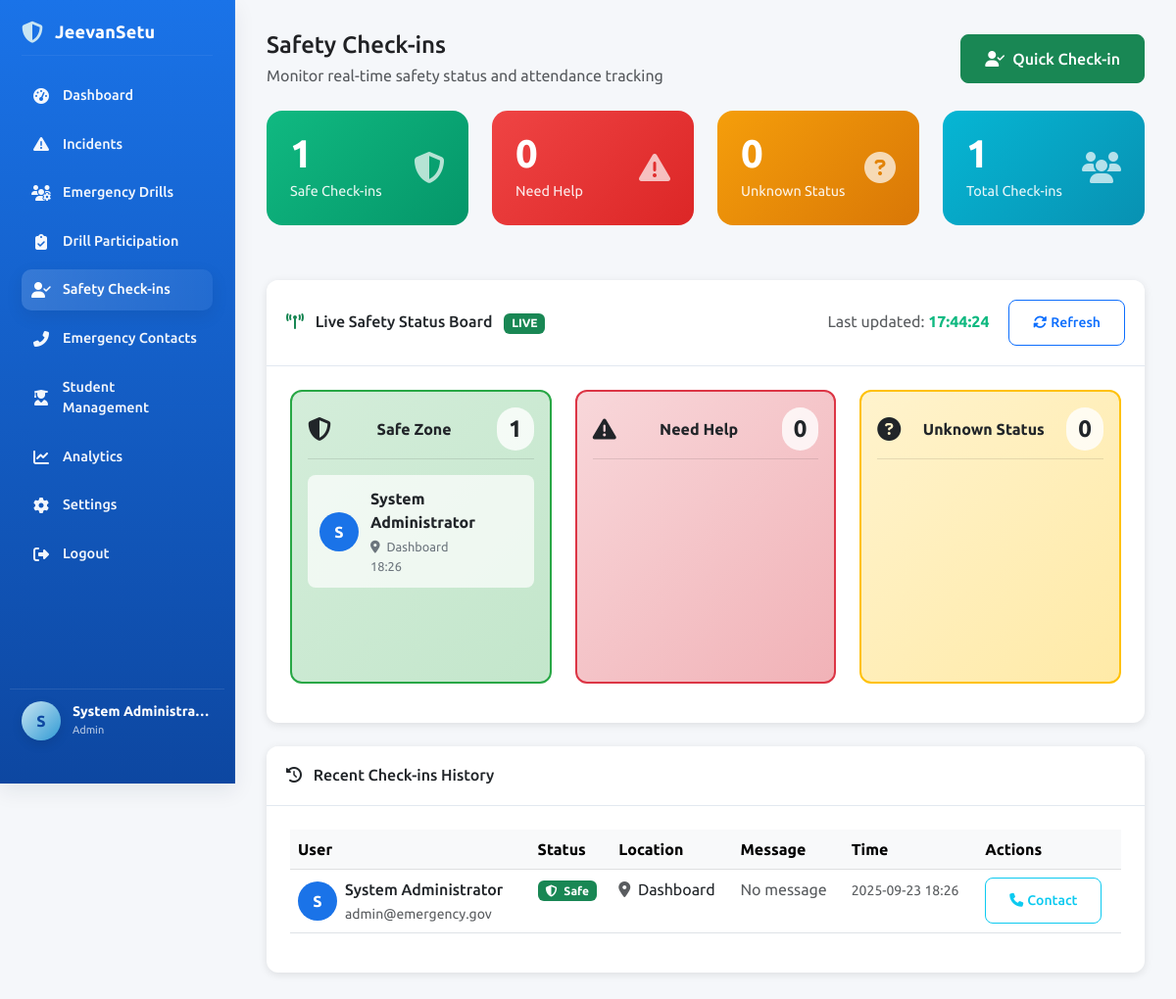
The page /attendance (signed in) on the database as committed earlier.
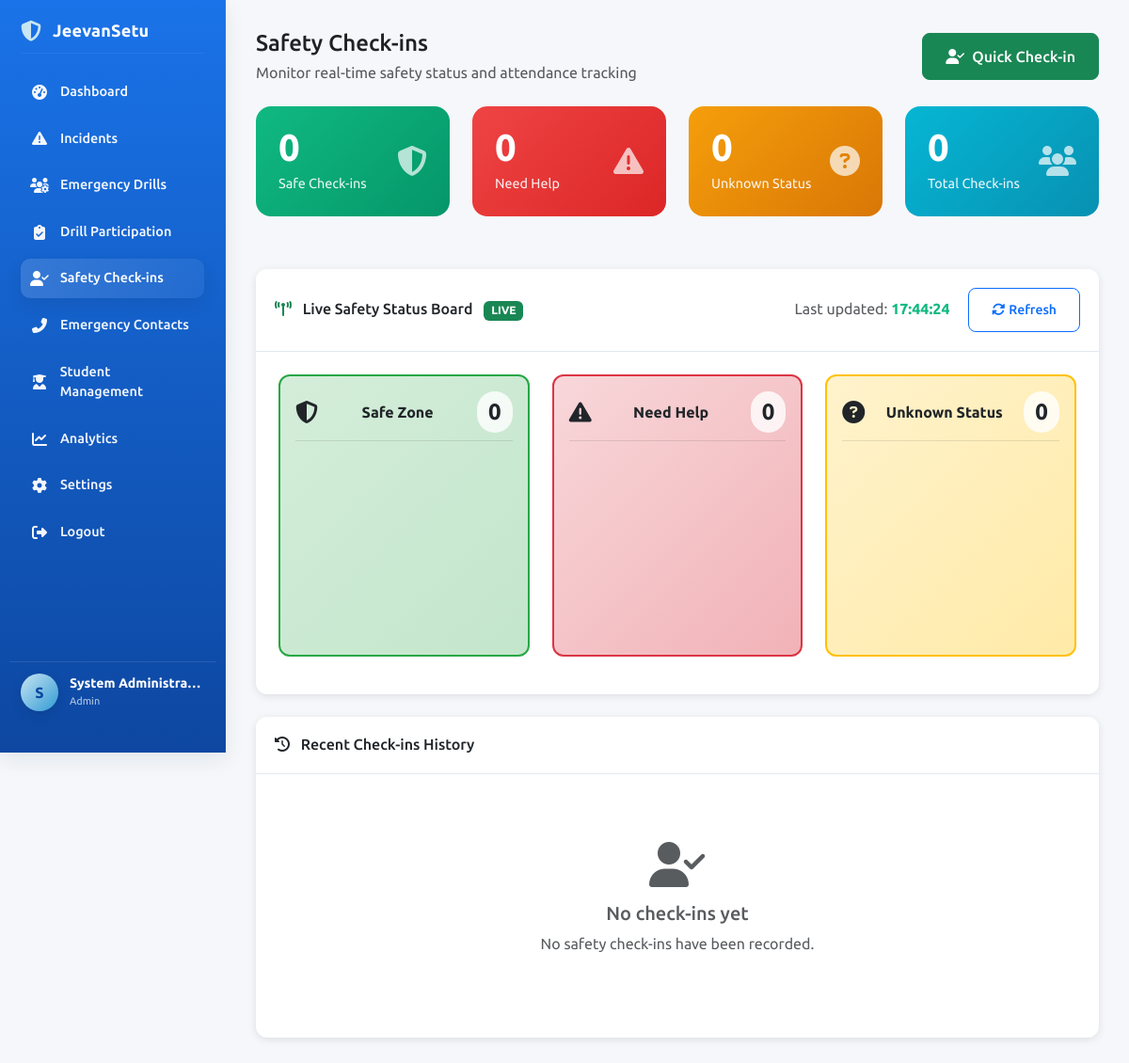
The same page on the database as committed later.
### app.py (models this page shows)
class User(db.Model):
    id = db.Column(db.Integer, primary_key=True)
    name = db.Column(db.String(100), nullable=False)
    email = db.Column(db.String(120), unique=True, nullable=False)
    password_hash = db.Column(db.String(128))
    role = db.Column(db.String(20), nullable=False)  # admin, spoc, responder, student
    created_at = db.Column(db.DateTime, default=datetime.utcnow)

class Checkin(db.Model):
    id = db.Column(db.Integer, primary_key=True)
    incident_id = db.Column(db.Integer, db.ForeignKey('incident.id'))
    user_id = db.Column(db.Integer, db.ForeignKey('user.id'), nullable=False)
    status = db.Column(db.String(20), nullable=False)  # safe, stuck, unknown
    location = db.Column(db.String(200))
    message = db.Column(db.Text)
    created_at = db.Column(db.DateTime, default=datetime.utcnow)
    user = db.relationship('User', backref='checkins')
    incident = db.relationship('Incident', backref='checkins')

### app.py (the view)
@app.route('/attendance')
@login_required
def attendance():
    checkins = Checkin.query.order_by(Checkin.created_at.desc()).all()
    safe_count = len([c for c in checkins if c.status == 'safe'])
    stuck_count = len([c for c in checkins if c.status == 'stuck'])
    unknown_count = len([c for c in checkins if c.status == 'unknown'])
    stats = {
        'safe': safe_count,
        'stuck': stuck_count,
        'unknown': unknown_count,
        'total': len(checkins)
    }
    return render_template('attendance_new.html', checkins=checkins, stats=stats)

### app.py (called while the page is built)
def login_required(f):
    @wraps(f)
    def decorated_function(*args, **kwargs):
        if 'user_id' not in session:
            return redirect(url_for('login'))
        return f(*args, **kwargs)
    return decorated_function

### templates/attendance_new.html (shortened to what the changed rows need)
{% extends "base_new.html" %}
{% block content %}
<div class="row mb-4">
    <div class="col-xl-3 col-md-6 mb-3">
        <div class="stats-card success">
            <div class="d-flex justify-content-between align-items-center">
                <div>
                    <div class="stats-number">{{ stats.safe }}</div>
                    <div class="stats-label">Safe Check-ins</div>
                </div>
            </div>
        </div>
    </div>
    <div class="col-xl-3 col-md-6 mb-3">
        <div class="stats-card info">
            <div class="d-flex justify-content-between align-items-center">
                <div>
                    <div class="stats-number">{{ stats.total }}</div>
                    <div class="stats-label">Total Check-ins</div>
                </div>
            </div>
        </div>
    </div>
</div>
<div class="row mb-4">
    <div class="col-12">
        <div class="card">
            <div class="card-body">
                <div class="row">
                    <div class="col-md-4">
                        <div class="safety-zone safe-zone">
                            <div class="zone-header">
                                <i class="fas fa-shield-alt"></i>
                                <h6>Safe Zone</h6>
                                <span class="zone-count">{{ stats.safe }}</span>
                            </div>
                            <div class="zone-content">
                                {% for checkin in checkins if checkin.status == 'safe' %}
                                <div class="status-item">
                                    <div class="status-avatar">
                                        {{ checkin.user.name[0].upper() if checkin.user else 'U' }}
                                    </div>
                                    <div class="status-info">
                                        <div class="status-name">{{ checkin.user.name if checkin.user else 'Unknown User' }}</div>
                                        <div class="status-location">
                                            <i class="fas fa-map-marker-alt me-1"></i>
                                            {{ checkin.location or 'Location not specified' }}
                                        </div>
                                        <div class="status-time">{{ checkin.created_at.strftime('%H:%M') }}</div>
                                    </div>
                                </div>
                                {% endfor %}
                            </div>
                        </div>
                    </div>
                </div>
            </div>
        </div>
    </div>
</div>
<div class="row">
    <div class="col-12">
        <div class="card">
            <div class="card-body">
                {% if checkins %}
                <div class="table-responsive">
                    <table class="table table-hover">
                        <thead class="table-light">
                            <tr>
                                <th>User</th>
                                <th>Status</th>
                                <th>Location</th>
                                <th>Message</th>
                                <th>Time</th>
                                <th>Actions</th>
                            </tr>
                        </thead>
                        <tbody>
                            {% for checkin in checkins[:20] %}
                            <tr>
                                <td>
                                    <div class="d-flex align-items-center">
                                        <div class="status-avatar me-2">
                                            {{ checkin.user.name[0].upper() if checkin.user else 'U' }}
                                        </div>
                                        <div>
                                            <div class="fw-medium">{{ checkin.user.name if checkin.user else 'Unknown User' }}</div>
                                            <small class="text-muted">{{ checkin.user.email if checkin.user else 'No email' }}</small>
                                        </div>
                                    </div>
                                </td>
                                <td>
                                    <span class="badge bg-{% if checkin.status == 'safe' %}success{% elif checkin.status == 'stuck' %}danger{% else %}warning{% endif %}">
                                        <i class="fas fa-{% if checkin.status == 'safe' %}shield-alt{% elif checkin.status == 'stuck' %}exclamation-triangle{% else %}question-circle{% endif %} me-1"></i>
                                        {{ checkin.status.title() }}
                                    </span>
                                </td>
                                <td>
                                    <i class="fas fa-map-marker-alt text-muted me-1"></i>
                                    {{ checkin.location or 'Not specified' }}
                                </td>
                                <td>
                                    {% if checkin.message %}
                                        <span class="text-truncate" style="max-width: 200px;" title="{{ checkin.message }}">
                                            {{ checkin.message }}
                                        </span>
                                    {% else %}
                                        <span class="text-muted">No message</span>
                                    {% endif %}
                                </td>
                                <td>
                                    <small class="text-muted">
                                        {{ checkin.created_at.strftime('%Y-%m-%d %H:%M') }}
                                    </small>
                                </td>
                                <td>
                                    {% if checkin.status == 'stuck' %}
                                    <button class="btn btn-outline-danger btn-sm" onclick="respondToHelp({{ checkin.id }})">
                                        <i class="fas fa-life-ring me-1"></i>Respond
                                    </button>
                                    {% else %}
                                    <button class="btn btn-outline-info btn-sm" onclick="contactUser({{ checkin.user.id if checkin.user else 0 }})">
                                        <i class="fas fa-phone me-1"></i>Contact
                                    </button>
                                    {% endif %}
                                </td>
                            </tr>
                            {% endfor %}
                        </tbody>
                    </table>
                </div>
                {% else %}
                <div class="text-center py-5">
                    <i class="fas fa-user-check fa-3x text-muted mb-3"></i>
                    <h5 class="text-muted">No check-ins yet</h5>
                    <p class="text-muted">No safety check-ins have been recorded.</p>
                </div>
                {% endif %}
            </div>
        </div>
    </div>
</div>
{% endblock %}

### templates/base_new.html (shortened to what the changed rows need)
<!DOCTYPE html>
<html lang="en">
<head>
    <link href="https://cdn.jsdelivr.net/npm/bootstrap@5.3.0/dist/css/bootstrap.min.css" rel="stylesheet">
    <link rel="stylesheet" href="https://cdnjs.cloudflare.com/ajax/libs/font-awesome/6.4.0/css/all.min.css">
</head>
<body>
    <nav class="sidebar" id="sidebar">
        <div class="sidebar-user-profile">
            <div class="user-info">
                <h4 id="sidebarUserName">{{ session.get('user_name', 'Administrator') }}</h4>
                <p>{{ session.get('user_role', 'Administrator').title() }}</p>
            </div>
        </div>
    </nav>
    <main class="main-content">
        <div class="content-wrapper">
            {% block content %}{% endblock %}
        </div>
    </main>
</body>
</html>

Rows that differ between the two databases and show on the page:
no longer on this page (row edited): User: get "Admin"
removed Checkin: user "S", user "System Administrator", location "Dashboard", created_at "18:26", user "admin@emergency.gov", status "Safe", message "No message", created_at "2025-09-23 18:26"
Other text that changed with them:
{{ session.get('user_role', 'Administrator').title() }}: (not shown) → "Admin"
{{ stats.safe }}: "1" → "0"
{{ stats.total }}: "1" → "0"
text no longer shown: "User Status Location Message Time Actions"
text now shown: "No check-ins yet No safety check-ins have been recorded."
